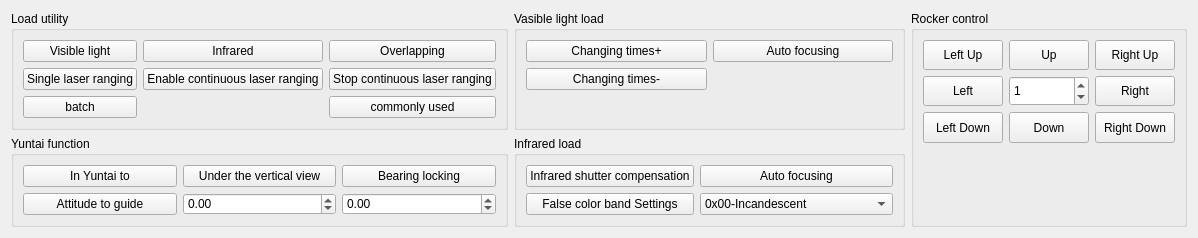
    <widget class="QWidget" name="widget_54_Common_All_Function_Switch_Simple" native="true">
     <layout class="QGridLayout" name="gridLayout_27">
      <item row="0" column="0">
       <widget class="QGroupBox" name="groupBox_54_PayloadCommon_Simple">
        <property name="sizePolicy">
         <sizepolicy hsizetype="Minimum" vsizetype="Minimum">
          <horstretch>0</horstretch>
          <verstretch>0</verstretch>
         </sizepolicy>
        </property>
        <property name="minimumSize">
         <size>
          <width>2</width>
          <height>2</height>
         </size>
        </property>
        <property name="title">
         <string>Load utility</string>
        </property>
        <layout class="QGridLayout" name="gridLayout_22">
         <item row="0" column="2">
          <widget class="QPushButton" name="pushButton_54_InfraredLightSet_InfraredAndLight_Simple">
           <property name="sizePolicy">
            <sizepolicy hsizetype="Minimum" vsizetype="Minimum">
             <horstretch>0</horstretch>
             <verstretch>0</verstretch>
            </sizepolicy>
           </property>
           <property name="minimumSize">
            <size>
             <width>2</width>
             <height>2</height>
            </size>
           </property>
           <property name="text">
            <string>Overlapping</string>
           </property>
          </widget>
         </item>
         <item row="0" column="1">
          <widget class="QPushButton" name="pushButton_54_InfraredLightSet_Infrared_Simple">
           <property name="sizePolicy">
            <sizepolicy hsizetype="Minimum" vsizetype="Minimum">
             <horstretch>0</horstretch>
             <verstretch>0</verstretch>
            </sizepolicy>
           </property>
           <property name="minimumSize">
            <size>
             <width>2</width>
             <height>2</height>
            </size>
           </property>
           <property name="text">
            <string>Infrared</string>
           </property>
          </widget>
         </item>
         <item row="1" column="1">
          <widget class="QPushButton" name="pushButton_54_StartContinueLaserTelemeter_Simple">
           <property name="sizePolicy">
            <sizepolicy hsizetype="Minimum" vsizetype="Minimum">
             <horstretch>0</horstretch>
             <verstretch>0</verstretch>
            </sizepolicy>
           </property>
           <property name="minimumSize">
            <size>
             <width>2</width>
             <height>2</height>
            </size>
           </property>
           <property name="text">
            <string>Enable continuous laser ranging</string>
           </property>
          </widget>
         </item>
         <item row="1" column="2">
          <widget class="QPushButton" name="pushButton_54_StopContinueLaserTelemeter_Simple">
           <property name="sizePolicy">
            <sizepolicy hsizetype="Minimum" vsizetype="Minimum">
             <horstretch>0</horstretch>
             <verstretch>0</verstretch>
            </sizepolicy>
           </property>
           <property name="minimumSize">
            <size>
             <width>2</width>
             <height>2</height>
            </size>
           </property>
           <property name="text">
            <string>Stop continuous laser ranging</string>
           </property>
          </widget>
         </item>
         <item row="1" column="0">
          <widget class="QPushButton" name="pushButton_54_SingleLaserTelemeter_Simple">
           <property name="sizePolicy">
            <sizepolicy hsizetype="Minimum" vsizetype="Minimum">
             <horstretch>0</horstretch>
             <verstretch>0</verstretch>
            </sizepolicy>
           </property>
           <property name="minimumSize">
            <size>
             <width>2</width>
             <height>2</height>
            </size>
           </property>
           <property name="text">
            <string>Single laser ranging</string>
           </property>
          </widget>
         </item>
         <item row="0" column="0">
          <widget class="QPushButton" name="pushButton_54_InfraredLightSet_Light_Simple">
           <property name="sizePolicy">
            <sizepolicy hsizetype="Minimum" vsizetype="Minimum">
             <horstretch>0</horstretch>
             <verstretch>0</verstretch>
            </sizepolicy>
           </property>
           <property name="minimumSize">
            <size>
             <width>2</width>
             <height>2</height>
            </size>
           </property>
           <property name="text">
            <string>Visible light</string>
           </property>
          </widget>
         </item>
         <item row="2" column="0">
          <widget class="QPushButton" name="pushButton_54_InfraredLightSet_Batch_Simple">
           <property name="sizePolicy">
            <sizepolicy hsizetype="Minimum" vsizetype="Minimum">
             <horstretch>0</horstretch>
             <verstretch>0</verstretch>
            </sizepolicy>
           </property>
           <property name="minimumSize">
            <size>
             <width>2</width>
             <height>2</height>
            </size>
           </property>
           <property name="text">
            <string>batch</string>
           </property>
          </widget>
         </item>
         <item row="2" column="2">
          <widget class="QPushButton" name="pushButton_54_Simple_Common_All_Function_Switch_Common">
           <property name="sizePolicy">
            <sizepolicy hsizetype="Minimum" vsizetype="Minimum">
             <horstretch>0</horstretch>
             <verstretch>0</verstretch>
            </sizepolicy>
           </property>
           <property name="minimumSize">
            <size>
             <width>2</width>
             <height>2</height>
            </size>
           </property>
           <property name="text">
            <string>commonly used</string>
           </property>
          </widget>
         </item>
        </layout>
       </widget>
      </item>
      <item row="0" column="1">
       <widget class="QGroupBox" name="groupBox_54_LightPayload_Simple">
        <property name="sizePolicy">
         <sizepolicy hsizetype="Minimum" vsizetype="Minimum">
          <horstretch>0</horstretch>
          <verstretch>0</verstretch>
         </sizepolicy>
        </property>
        <property name="minimumSize">
         <size>
          <width>2</width>
          <height>2</height>
         </size>
        </property>
        <property name="title">
         <string>Vasible light load</string>
        </property>
        <layout class="QGridLayout" name="gridLayout_23">
         <item row="0" column="0">
          <widget class="QPushButton" name="pushButton_54_LigthMultipleOut_Simple">
           <property name="sizePolicy">
            <sizepolicy hsizetype="Minimum" vsizetype="Minimum">
             <horstretch>0</horstretch>
             <verstretch>0</verstretch>
            </sizepolicy>
           </property>
           <property name="minimumSize">
            <size>
             <width>2</width>
             <height>2</height>
            </size>
           </property>
           <property name="text">
            <string>Changing times+</string>
           </property>
          </widget>
         </item>
         <item row="1" column="0">
          <widget class="QPushButton" name="pushButton_54_LigthMultipleIn_Simple">
           <property name="sizePolicy">
            <sizepolicy hsizetype="Minimum" vsizetype="Minimum">
             <horstretch>0</horstretch>
             <verstretch>0</verstretch>
            </sizepolicy>
           </property>
           <property name="minimumSize">
            <size>
             <width>2</width>
             <height>2</height>
            </size>
           </property>
           <property name="text">
            <string>Changing times-</string>
           </property>
          </widget>
         </item>
         <item row="0" column="1">
          <widget class="QPushButton" name="pushButton_54_LigthFacusAuto_Simple">
           <property name="sizePolicy">
            <sizepolicy hsizetype="Minimum" vsizetype="Minimum">
             <horstretch>0</horstretch>
             <verstretch>0</verstretch>
            </sizepolicy>
           </property>
           <property name="minimumSize">
            <size>
             <width>2</width>
             <height>2</height>
            </size>
           </property>
           <property name="text">
            <string>Auto focusing</string>
           </property>
          </widget>
         </item>
         <item row="2" column="0">
          <widget class="QLabel" name="label_54_JoystickControl_Temp3_Simple">
           <property name="sizePolicy">
            <sizepolicy hsizetype="Minimum" vsizetype="Minimum">
             <horstretch>0</horstretch>
             <verstretch>0</verstretch>
            </sizepolicy>
           </property>
           <property name="minimumSize">
            <size>
             <width>2</width>
             <height>2</height>
            </size>
           </property>
           <property name="text">
            <string/>
           </property>
          </widget>
         </item>
        </layout>
       </widget>
      </item>
      <item row="1" column="0">
       <widget class="QGroupBox" name="groupBox_54_GimbalFunction_Simple">
        <property name="sizePolicy">
         <sizepolicy hsizetype="Minimum" vsizetype="Minimum">
          <horstretch>0</horstretch>
          <verstretch>0</verstretch>
         </sizepolicy>
        </property>
        <property name="minimumSize">
         <size>
          <width>2</width>
          <height>2</height>
         </size>
        </property>
        <property name="title">
         <string>Yuntai function</string>
        </property>
        <layout class="QGridLayout" name="gridLayout_24">
         <item row="0" column="0">
          <widget class="QPushButton" name="pushButton_54_GimbalCenter_Simple">
           <property name="sizePolicy">
            <sizepolicy hsizetype="Minimum" vsizetype="Minimum">
             <horstretch>0</horstretch>
             <verstretch>0</verstretch>
            </sizepolicy>
           </property>
           <property name="minimumSize">
            <size>
             <width>2</width>
             <height>2</height>
            </size>
           </property>
           <property name="text">
            <string>In Yuntai to</string>
           </property>
          </widget>
         </item>
         <item row="0" column="1">
          <widget class="QPushButton" name="pushButton_54_GimbalLookDownVertical_Simple">
           <property name="sizePolicy">
            <sizepolicy hsizetype="Minimum" vsizetype="Minimum">
             <horstretch>0</horstretch>
             <verstretch>0</verstretch>
            </sizepolicy>
           </property>
           <property name="minimumSize">
            <size>
             <width>2</width>
             <height>2</height>
            </size>
           </property>
           <property name="text">
            <string>Under the vertical view</string>
           </property>
          </widget>
         </item>
         <item row="0" column="2">
          <widget class="QPushButton" name="pushButton_54_GimbalYawLock_Common_Simple">
           <property name="sizePolicy">
            <sizepolicy hsizetype="Minimum" vsizetype="Minimum">
             <horstretch>0</horstretch>
             <verstretch>0</verstretch>
            </sizepolicy>
           </property>
           <property name="minimumSize">
            <size>
             <width>2</width>
             <height>2</height>
            </size>
           </property>
           <property name="text">
            <string>Bearing locking</string>
           </property>
          </widget>
         </item>
         <item row="1" column="0">
          <widget class="QPushButton" name="pushButton_54_AttitudeGuideFollow_Simple">
           <property name="sizePolicy">
            <sizepolicy hsizetype="Minimum" vsizetype="Minimum">
             <horstretch>0</horstretch>
             <verstretch>0</verstretch>
            </sizepolicy>
           </property>
           <property name="minimumSize">
            <size>
             <width>2</width>
             <height>2</height>
            </size>
           </property>
           <property name="text">
            <string>Attitude to guide</string>
           </property>
          </widget>
         </item>
         <item row="1" column="1">
          <widget class="QDoubleSpinBox" name="doubleSpinBox_54_AttitudeGuideFollow_Yaw_Simple">
           <property name="sizePolicy">
            <sizepolicy hsizetype="Ignored" vsizetype="Ignored">
             <horstretch>0</horstretch>
             <verstretch>0</verstretch>
            </sizepolicy>
           </property>
           <property name="toolTip">
            <string>方位° -180~180</string>
           </property>
           <property name="minimum">
            <double>-180.000000000000000</double>
           </property>
           <property name="maximum">
            <double>180.000000000000000</double>
           </property>
          </widget>
         </item>
         <item row="1" column="2">
          <widget class="QDoubleSpinBox" name="doubleSpinBox_54_AttitudeGuideFollow_Pitch_Simple">
           <property name="sizePolicy">
            <sizepolicy hsizetype="Ignored" vsizetype="Ignored">
             <horstretch>0</horstretch>
             <verstretch>0</verstretch>
            </sizepolicy>
           </property>
           <property name="toolTip">
            <string>俯仰° -120~90</string>
           </property>
           <property name="minimum">
            <double>-120.000000000000000</double>
           </property>
           <property name="maximum">
            <double>90.000000000000000</double>
           </property>
          </widget>
         </item>
        </layout>
       </widget>
      </item>
      <item row="1" column="1">
       <widget class="QGroupBox" name="groupBox_54_InfraredPayload_Simple">
        <property name="sizePolicy">
         <sizepolicy hsizetype="Minimum" vsizetype="Minimum">
          <horstretch>0</horstretch>
          <verstretch>0</verstretch>
         </sizepolicy>
        </property>
        <property name="minimumSize">
         <size>
          <width>2</width>
          <height>2</height>
         </size>
        </property>
        <property name="title">
         <string>Infrared load</string>
        </property>
        <layout class="QGridLayout" name="gridLayout_25">
         <item row="0" column="0">
          <widget class="QPushButton" name="pushButton_54_InfraredShutterCompensate_Simple">
           <property name="sizePolicy">
            <sizepolicy hsizetype="Minimum" vsizetype="Minimum">
             <horstretch>0</horstretch>
             <verstretch>0</verstretch>
            </sizepolicy>
           </property>
           <property name="minimumSize">
            <size>
             <width>2</width>
             <height>2</height>
            </size>
           </property>
           <property name="text">
            <string>Infrared shutter compensation</string>
           </property>
          </widget>
         </item>
         <item row="1" column="1">
          <widget class="QComboBox" name="comboBox_54_InfraredCutoverRibbonSet_Simple">
           <property name="sizePolicy">
            <sizepolicy hsizetype="Minimum" vsizetype="Minimum">
             <horstretch>0</horstretch>
             <verstretch>0</verstretch>
            </sizepolicy>
           </property>
           <property name="minimumSize">
            <size>
             <width>2</width>
             <height>2</height>
            </size>
           </property>
           <property name="currentText">
            <string>0x00-Incandescent</string>
           </property>
           <item>
            <property name="text">
             <string>0x00-Incandescent</string>
            </property>
           </item>
           <item>
            <property name="text">
             <string>0x01-Black hot</string>
            </property>
           </item>
           <item>
            <property name="text">
             <string>0x02-Blue and red and yellow</string>
            </property>
           </item>
           <item>
            <property name="text">
             <string>0x03-purple and yellow</string>
            </property>
           </item>
           <item>
            <property name="text">
             <string>0x04-Blue Green and red</string>
            </property>
           </item>
           <item>
            <property name="text">
             <string>0x05-Rainbow1</string>
            </property>
           </item>
           <item>
            <property name="text">
             <string>0x06-Rainbow2</string>
            </property>
           </item>
           <item>
            <property name="text">
             <string>0x07-Black and red</string>
            </property>
           </item>
           <item>
            <property name="text">
             <string>0x08-Dark green and red</string>
            </property>
           </item>
           <item>
            <property name="text">
             <string>0x09-Blue green and red pink</string>
            </property>
           </item>
           <item>
            <property name="text">
             <string>0x0A-Mixed color</string>
            </property>
           </item>
           <item>
            <property name="text">
             <string>0x0B-Red head</string>
            </property>
           </item>
          </widget>
         </item>
         <item row="1" column="0">
          <widget class="QPushButton" name="pushButton_54_InfraredCutoverRibbonSet_Simple">
           <property name="sizePolicy">
            <sizepolicy hsizetype="Minimum" vsizetype="Minimum">
             <horstretch>0</horstretch>
             <verstretch>0</verstretch>
            </sizepolicy>
           </property>
           <property name="minimumSize">
            <size>
             <width>2</width>
             <height>2</height>
            </size>
           </property>
           <property name="text">
            <string>False color band Settings</string>
           </property>
          </widget>
         </item>
         <item row="0" column="1">
          <widget class="QPushButton" name="pushButton_54_InfraredFocus_FocusAuto_Simple">
           <property name="sizePolicy">
            <sizepolicy hsizetype="Minimum" vsizetype="Minimum">
             <horstretch>0</horstretch>
             <verstretch>0</verstretch>
            </sizepolicy>
           </property>
           <property name="minimumSize">
            <size>
             <width>2</width>
             <height>2</height>
            </size>
           </property>
           <property name="text">
            <string>Auto focusing</string>
           </property>
          </widget>
         </item>
        </layout>
       </widget>
      </item>
      <item row="0" column="2" rowspan="2">
       <widget class="QGroupBox" name="groupBox_54_JoystickControl_Simple">
        <property name="sizePolicy">
         <sizepolicy hsizetype="Minimum" vsizetype="Minimum">
          <horstretch>0</horstretch>
          <verstretch>0</verstretch>
         </sizepolicy>
        </property>
        <property name="minimumSize">
         <size>
          <width>2</width>
          <height>2</height>
         </size>
        </property>
        <property name="title">
         <string>Rocker control</string>
        </property>
        <layout class="QGridLayout" name="gridLayout_26">
         <item row="1" column="0">
          <widget class="QPushButton" name="pushButton_54_JoystickControl_Left_Simple">
           <property name="sizePolicy">
            <sizepolicy hsizetype="Minimum" vsizetype="Minimum">
             <horstretch>0</horstretch>
             <verstretch>0</verstretch>
            </sizepolicy>
           </property>
           <property name="minimumSize">
            <size>
             <width>2</width>
             <height>2</height>
            </size>
           </property>
           <property name="text">
            <string>Left</string>
           </property>
          </widget>
         </item>
         <item row="2" column="0">
          <widget class="QPushButton" name="pushButton_54_JoystickControl_Left_Down_Simple">
           <property name="sizePolicy">
            <sizepolicy hsizetype="Minimum" vsizetype="Minimum">
             <horstretch>0</horstretch>
             <verstretch>0</verstretch>
            </sizepolicy>
           </property>
           <property name="minimumSize">
            <size>
             <width>2</width>
             <height>2</height>
            </size>
           </property>
           <property name="text">
            <string>Left Down</string>
           </property>
          </widget>
         </item>
         <item row="0" column="0">
          <widget class="QPushButton" name="pushButton_54_JoystickControl_Left_Up_Simple">
           <property name="sizePolicy">
            <sizepolicy hsizetype="Minimum" vsizetype="Minimum">
             <horstretch>0</horstretch>
             <verstretch>0</verstretch>
            </sizepolicy>
           </property>
           <property name="minimumSize">
            <size>
             <width>2</width>
             <height>2</height>
            </size>
           </property>
           <property name="text">
            <string>Left Up</string>
           </property>
          </widget>
         </item>
         <item row="1" column="1">
          <widget class="QSpinBox" name="spinBox_54_JoystickControl_Speed_Simple">
           <property name="sizePolicy">
            <sizepolicy hsizetype="Ignored" vsizetype="Ignored">
             <horstretch>0</horstretch>
             <verstretch>0</verstretch>
            </sizepolicy>
           </property>
           <property name="toolTip">
            <string>&lt;html&gt;&lt;head/&gt;&lt;body&gt;&lt;p&gt;0~100&lt;/p&gt;&lt;/body&gt;&lt;/html&gt;</string>
           </property>
           <property name="minimum">
            <number>0</number>
           </property>
           <property name="maximum">
            <number>100</number>
           </property>
           <property name="value">
            <number>1</number>
           </property>
          </widget>
         </item>
         <item row="1" column="2">
          <widget class="QPushButton" name="pushButton_54_JoystickControl_Right_Simple">
           <property name="sizePolicy">
            <sizepolicy hsizetype="Minimum" vsizetype="Minimum">
             <horstretch>0</horstretch>
             <verstretch>0</verstretch>
            </sizepolicy>
           </property>
           <property name="minimumSize">
            <size>
             <width>2</width>
             <height>2</height>
            </size>
           </property>
           <property name="text">
            <string>Right</string>
           </property>
          </widget>
         </item>
         <item row="0" column="2">
          <widget class="QPushButton" name="pushButton_54_JoystickControl_Right_Up_Simple">
           <property name="sizePolicy">
            <sizepolicy hsizetype="Minimum" vsizetype="Minimum">
             <horstretch>0</horstretch>
             <verstretch>0</verstretch>
            </sizepolicy>
           </property>
           <property name="minimumSize">
            <size>
             <width>2</width>
             <height>2</height>
            </size>
           </property>
           <property name="text">
            <string>Right Up</string>
           </property>
          </widget>
         </item>
         <item row="3" column="0">
          <widget class="QLabel" name="label_54_JoystickControl_Temp2_Simple">
           <property name="sizePolicy">
            <sizepolicy hsizetype="Minimum" vsizetype="Minimum">
             <horstretch>0</horstretch>
             <verstretch>0</verstretch>
            </sizepolicy>
           </property>
           <property name="minimumSize">
            <size>
             <width>2</width>
             <height>2</height>
            </size>
           </property>
           <property name="text">
            <string/>
           </property>
          </widget>
         </item>
         <item row="0" column="1">
          <widget class="QPushButton" name="pushButton_54_JoystickControl_Up_Simple">
           <property name="sizePolicy">
            <sizepolicy hsizetype="Minimum" vsizetype="Minimum">
             <horstretch>0</horstretch>
             <verstretch>0</verstretch>
            </sizepolicy>
           </property>
           <property name="minimumSize">
            <size>
             <width>2</width>
             <height>2</height>
            </size>
           </property>
           <property name="text">
            <string>Up</string>
           </property>
          </widget>
         </item>
         <item row="2" column="1">
          <widget class="QPushButton" name="pushButton_54_JoystickControl_Down_Simple">
           <property name="sizePolicy">
            <sizepolicy hsizetype="Minimum" vsizetype="Minimum">
             <horstretch>0</horstretch>
             <verstretch>0</verstretch>
            </sizepolicy>
           </property>
           <property name="minimumSize">
            <size>
             <width>2</width>
             <height>2</height>
            </size>
           </property>
           <property name="text">
            <string>Down</string>
           </property>
          </widget>
         </item>
         <item row="2" column="2">
          <widget class="QPushButton" name="pushButton_54_JoystickControl_Right_Down_Simple">
           <property name="sizePolicy">
            <sizepolicy hsizetype="Minimum" vsizetype="Minimum">
             <horstretch>0</horstretch>
             <verstretch>0</verstretch>
            </sizepolicy>
           </property>
           <property name="minimumSize">
            <size>
             <width>2</width>
             <height>2</height>
            </size>
           </property>
           <property name="text">
            <string>Right Down</string>
           </property>
          </widget>
         </item>
         <item row="4" column="0">
          <widget class="QLabel" name="label_54_JoystickControl_Temp1_Simple">
           <property name="sizePolicy">
            <sizepolicy hsizetype="Minimum" vsizetype="Minimum">
             <horstretch>0</horstretch>
             <verstretch>0</verstretch>
            </sizepolicy>
           </property>
           <property name="minimumSize">
            <size>
             <width>2</width>
             <height>2</height>
            </size>
           </property>
           <property name="text">
            <string/>
           </property>
          </widget>
         </item>
        </layout>
       </widget>
      </item>
     </layout>
    </widget>
